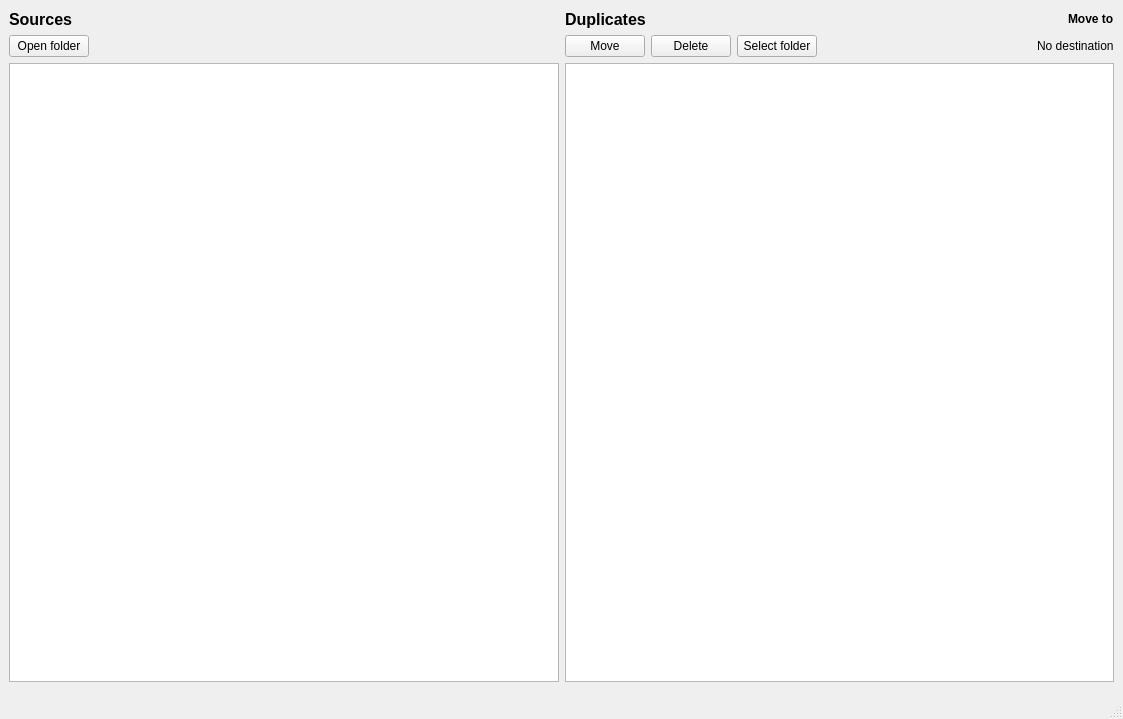
<?xml version="1.0" encoding="UTF-8"?>
<ui version="4.0">
 <class>MainWindow</class>
 <widget class="QMainWindow" name="MainWindow">
  <property name="geometry">
   <rect>
    <x>0</x>
    <y>0</y>
    <width>1123</width>
    <height>719</height>
   </rect>
  </property>
  <property name="windowTitle">
   <string>MainWindow</string>
  </property>
  <widget class="QWidget" name="centralwidget">
   <layout class="QVBoxLayout" name="verticalLayout">
    <item>
     <layout class="QGridLayout" name="grid">
      <item row="6" column="0">
       <widget class="QListWidget" name="srcList">
        <property name="sizePolicy">
         <sizepolicy hsizetype="Expanding" vsizetype="Expanding">
          <horstretch>0</horstretch>
          <verstretch>0</verstretch>
         </sizepolicy>
        </property>
        <property name="maximumSize">
         <size>
          <width>16777215</width>
          <height>16777215</height>
         </size>
        </property>
       </widget>
      </item>
      <item row="7" column="1">
       <widget class="QWidget" name="viewer2" native="true"/>
      </item>
      <item row="3" column="0">
       <widget class="QLabel" name="srcLabel">
        <property name="font">
         <font>
          <pointsize>12</pointsize>
          <weight>75</weight>
          <bold>true</bold>
         </font>
        </property>
        <property name="text">
         <string>Sources</string>
        </property>
       </widget>
      </item>
      <item row="7" column="0">
       <widget class="QWidget" name="viewer1" native="true"/>
      </item>
      <item row="5" column="1">
       <layout class="QHBoxLayout" name="horizontalLayout_3"/>
      </item>
      <item row="6" column="1">
       <widget class="QListWidget" name="dupList">
        <property name="sizePolicy">
         <sizepolicy hsizetype="Expanding" vsizetype="Expanding">
          <horstretch>0</horstretch>
          <verstretch>0</verstretch>
         </sizepolicy>
        </property>
        <property name="maximumSize">
         <size>
          <width>16777215</width>
          <height>16777215</height>
         </size>
        </property>
       </widget>
      </item>
      <item row="4" column="0">
       <layout class="QHBoxLayout" name="horizontalLayout_2">
        <item>
         <widget class="QPushButton" name="btnOpenFolder">
          <property name="enabled">
           <bool>true</bool>
          </property>
          <property name="text">
           <string>Open folder</string>
          </property>
         </widget>
        </item>
        <item>
         <spacer name="horizontalSpacer_2">
          <property name="orientation">
           <enum>Qt::Horizontal</enum>
          </property>
          <property name="sizeHint" stdset="0">
           <size>
            <width>40</width>
            <height>20</height>
           </size>
          </property>
         </spacer>
        </item>
       </layout>
      </item>
      <item row="4" column="1">
       <layout class="QHBoxLayout" name="horizontalLayout">
        <item>
         <widget class="QPushButton" name="btnMove">
          <property name="text">
           <string>Move</string>
          </property>
         </widget>
        </item>
        <item>
         <widget class="QPushButton" name="btnDelete">
          <property name="text">
           <string>Delete</string>
          </property>
         </widget>
        </item>
        <item>
         <widget class="QPushButton" name="btnSelectFolder">
          <property name="text">
           <string>Select folder</string>
          </property>
         </widget>
        </item>
        <item>
         <spacer name="horizontalSpacer_3">
          <property name="orientation">
           <enum>Qt::Horizontal</enum>
          </property>
          <property name="sizeHint" stdset="0">
           <size>
            <width>40</width>
            <height>20</height>
           </size>
          </property>
         </spacer>
        </item>
        <item>
         <widget class="QLabel" name="lbFileDestination">
          <property name="text">
           <string>No destination</string>
          </property>
         </widget>
        </item>
       </layout>
      </item>
      <item row="3" column="1">
       <layout class="QHBoxLayout" name="horizontalLayout_5">
        <item>
         <widget class="QLabel" name="dupLabel">
          <property name="font">
           <font>
            <pointsize>12</pointsize>
            <weight>75</weight>
            <bold>true</bold>
           </font>
          </property>
          <property name="text">
           <string>Duplicates</string>
          </property>
         </widget>
        </item>
        <item>
         <spacer name="horizontalSpacer">
          <property name="orientation">
           <enum>Qt::Horizontal</enum>
          </property>
          <property name="sizeHint" stdset="0">
           <size>
            <width>40</width>
            <height>20</height>
           </size>
          </property>
         </spacer>
        </item>
        <item>
         <widget class="QLabel" name="label">
          <property name="font">
           <font>
            <weight>75</weight>
            <bold>true</bold>
           </font>
          </property>
          <property name="text">
           <string>Move to</string>
          </property>
         </widget>
        </item>
       </layout>
      </item>
     </layout>
    </item>
   </layout>
  </widget>
  <widget class="QStatusBar" name="statusbar"/>
 </widget>
 <resources/>
 <connections/>
</ui>
